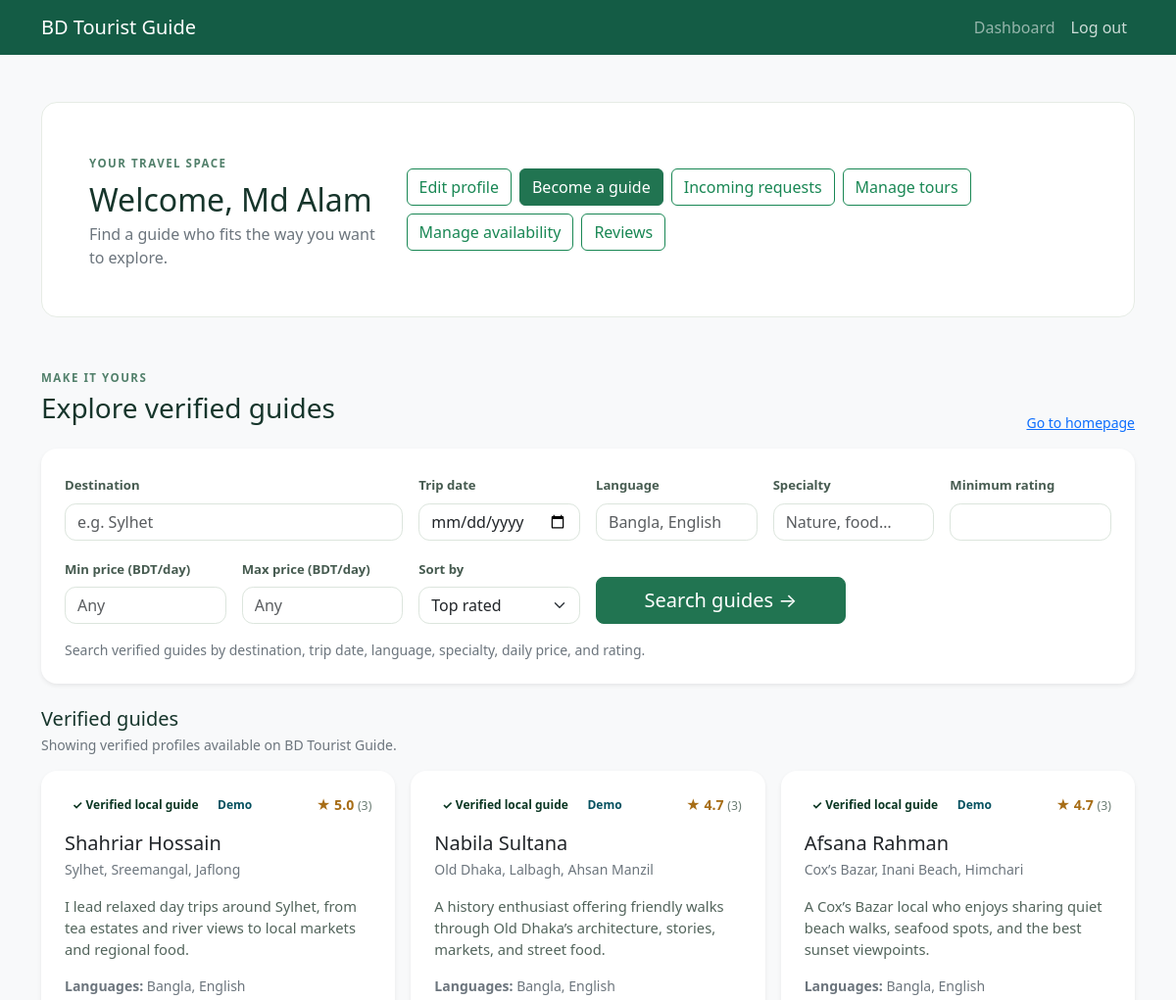
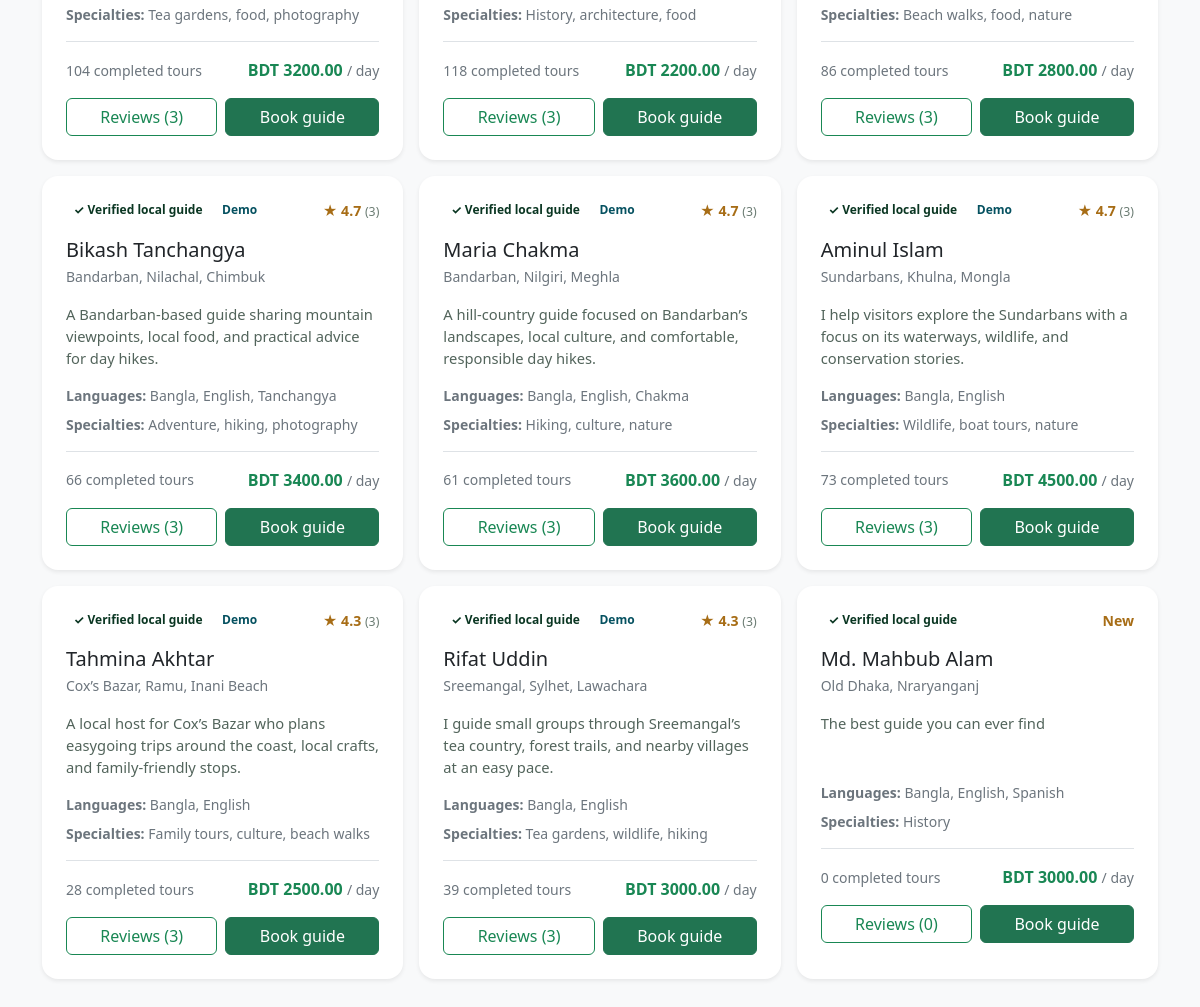
Screenshot of /accounts/dashboard/ (signed in) with the database file from the repository (2 pictures, top to bottom).
### accounts/models.py (models this page shows, shortened)
class User(AbstractUser):
    objects = UserManager()
    REQUIRED_FIELDS = ["email", "first_name", "last_name"]
    class Role(models.TextChoices):
        TRAVELER = "traveler", "Traveler"
        GUIDE = "guide", "Guide"
        ADMIN = "admin", "Administrator"
    email = models.EmailField(unique=True)
    role = models.CharField(max_length=20, choices=Role.choices, default=Role.TRAVELER)
    is_email_verified = models.BooleanField(default=False)
    failed_login_attempts = models.PositiveSmallIntegerField(default=0)
    locked_until = models.DateTimeField(blank=True, null=True)

class GuideApplication(models.Model):
    class Status(models.TextChoices):
        PENDING = "pending", "Pending Review"
        VERIFIED = "verified", "Verified"
        REJECTED = "rejected", "Rejected"
    user = models.ForeignKey(
        User, on_delete=models.CASCADE, related_name="guide_applications"
    )
    full_name = models.CharField(max_length=160)
    bio = models.TextField(max_length=2000)
    languages = models.CharField(max_length=300, help_text="Separate languages with commas")
    areas_covered = models.CharField(
        max_length=500, help_text="Separate destinations with commas"
    )
    specialties = models.CharField(
        max_length=500, blank=True, help_text="For example, history, food, nature"
    )
    daily_rate = models.DecimalField(
        max_digits=10,
        decimal_places=2,
        validators=[MinValueValidator(1)],
    )
    average_rating = models.DecimalField(max_digits=2, decimal_places=1, default=0)
    review_count = models.PositiveIntegerField(default=0)
    completed_tours = models.PositiveIntegerField(default=0)
    is_demo = models.BooleanField(default=False, db_index=True)
    max_group_size = models.PositiveSmallIntegerField(
        validators=[MinValueValidator(1), MaxValueValidator(100)]
    )
    profile_photo = models.FileField(
        upload_to=guide_upload_path,
        validators=[FileExtensionValidator(["jpg", "jpeg", "png"])],
    )
    id_document = models.FileField(
        upload_to=guide_upload_path,
        validators=[FileExtensionValidator(["jpg", "jpeg", "png", "pdf"])],
    )
    license_document = models.FileField(
        upload_to=guide_upload_path,
        validators=[FileExtensionValidator(["jpg", "jpeg", "png", "pdf"])],
        blank=True,
    )
    status = models.CharField(
        max_length=20, choices=Status.choices, default=Status.PENDING
    )
    rejection_reason = models.TextField(blank=True)
    reviewed_by = models.ForeignKey(
        User,
        on_delete=models.SET_NULL,
        related_name="reviewed_guide_applications",
        blank=True,
        null=True,
    )
    reviewed_at = models.DateTimeField(blank=True, null=True)
    created_at = models.DateTimeField(auto_now_add=True)
    updated_at = models.DateTimeField(auto_now=True)
    class Meta:
        ordering = ["created_at"]

### accounts/views.py (the view)
# urls.py: path("dashboard/", views.dashboard, name="dashboard"),
@login_required
def dashboard(request):
    expire_pending_booking_requests()
    context = guide_search_context(request)
    context["my_bookings"] = BookingRequest.objects.filter(
        traveler=request.user
    ).select_related("guide_application")[:5]
    guide_application = GuideApplication.objects.filter(
        user=request.user,
        status=GuideApplication.Status.VERIFIED,
    ).first()
    context["guide_pending_bookings"] = (
        BookingRequest.objects.filter(
            guide_application=guide_application,
            status=BookingRequest.Status.PENDING,
        ).select_related("traveler")[:5]
        if guide_application
        else []
    )
    context["has_verified_guide_profile"] = bool(guide_application)
    context["guide_unanswered_reviews"] = (
        GuideReview.objects.filter(
            guide_application=guide_application,
            guide_reply="",
        ).count()
        if guide_application
        else 0
    )
    return render(request, "accounts/dashboard.html", context)

### accounts/forms.py (called while the page is built)
    def clean(self):
        cleaned_data = super().clean()
        minimum = cleaned_data.get("min_price")
        maximum = cleaned_data.get("max_price")
        if minimum is not None and maximum is not None and minimum > maximum:
            self.add_error("max_price", "Maximum price must be at least the minimum price.")
        trip_date = cleaned_data.get("date")
        if trip_date and trip_date < timezone.localdate():
            self.add_error("date", "Choose today or a future date.")
        return cleaned_data

### accounts/services.py (called while the page is built, shortened)
def expire_pending_booking_requests(now=None):
    now = now or timezone.now()
    expiry_cutoff = now - timedelta(hours=24)
    candidate_ids = list(BookingRequest.objects.filter(
        status=BookingRequest.Status.PENDING,
        created_at__lte=expiry_cutoff,
    ).values_list("pk", flat=True))
    expired_notifications = []
    return len(expired_notifications)

### templates/accounts/dashboard.html (shortened to what this page needs)
{% extends "base.html" %}
{% block content %}
<section class="dashboard-welcome rounded-4 p-4 p-lg-5 mb-5">
  <div class="d-flex flex-column flex-md-row justify-content-between align-items-md-center gap-3">
    <div><span class="eyebrow">YOUR TRAVEL SPACE</span><h1 class="h2 mt-2 mb-1">Welcome{% if user.get_full_name %}, {{ user.get_full_name }}{% endif %}</h1><p class="text-secondary mb-0">{% if user.get_full_name %}Find a guide who fits the way you want to explore.{% else %}Add your name to personalize your dashboard.{% endif %}</p></div>
    <div class="d-flex gap-2 flex-wrap"><a class="btn btn-outline-success" href="{% url 'accounts:edit_profile' %}">Edit profile</a>{% if user.role == "traveler" or user.role == "guide" %}<a class="btn btn-success" href="{% url 'accounts:apply_as_guide' %}">Become a guide</a>{% endif %}{% if has_verified_guide_profile %}<a class="btn btn-outline-success" href="{% url 'accounts:guide_booking_requests' %}">Incoming requests</a><a class="btn btn-outline-success" href="{% url 'accounts:guide_trips' %}">Manage tours</a><a class="btn btn-outline-success" href="{% url 'accounts:manage_guide_availability' %}">Manage availability</a><a class="btn btn-outline-success" href="{% url 'accounts:guide_received_reviews' %}">Reviews</a>{% endif %}</div>
  </div>
</section>
<section><div class="section-heading mb-3"><div><span class="eyebrow">MAKE IT YOURS</span><h2 class="h3 mt-1">Explore verified guides</h2></div><a class="small" href="{% url 'home' %}">Go to homepage</a></div>{% include "accounts/guide_search_panel.html" %}</section>
{% endblock %}

### templates/accounts/guide_search_panel.html (shortened to what this page needs)
<form method="get" action="" class="search-panel card border-0 shadow-sm mb-4">
  <div class="card-body p-3 p-lg-4">
    <div class="row g-3 align-items-end">
      <div class="col-12 col-md-6 col-lg-4"><label class="form-label" for="id_destination">Destination</label>{{ search_form.destination }}</div>
      <div class="col-6 col-md-3 col-lg-2"><label class="form-label" for="id_date">Trip date</label>{{ search_form.date }}{% for error in search_form.date.errors %}<div class="text-danger small">{{ error }}</div>{% endfor %}</div>
      <div class="col-6 col-md-3 col-lg-2"><label class="form-label" for="id_language">Language</label>{{ search_form.language }}</div>
      <div class="col-6 col-md-4 col-lg-2"><label class="form-label" for="id_specialty">Specialty</label>{{ search_form.specialty }}</div>
      <div class="col-6 col-md-4 col-lg-2"><label class="form-label" for="id_min_rating">Minimum rating</label>{{ search_form.min_rating }}</div>
      <div class="col-6 col-md-4 col-lg-2"><label class="form-label" for="id_min_price">Min price (BDT/day)</label>{{ search_form.min_price }}</div>
      <div class="col-6 col-md-4 col-lg-2"><label class="form-label" for="id_max_price">Max price (BDT/day)</label>{{ search_form.max_price }}</div>
      <div class="col-6 col-md-4 col-lg-2"><label class="form-label" for="id_sort">Sort by</label>{{ search_form.sort }}</div>
      <div class="col-12 col-lg-3"><button class="btn btn-success btn-lg w-100" type="submit">Search guides <span aria-hidden="true">→</span></button></div>
    </div>
    <p class="small text-secondary mt-3 mb-0">Search verified guides by destination, trip date, language, specialty, daily price, and rating.</p>
  </div>
</form>
<div class="d-flex justify-content-between align-items-end mb-3"><div><h3 class="h5 mb-1">{% if has_search %}Matching guides{% else %}Verified guides{% endif %}</h3><p class="small text-secondary mb-0">Showing verified profiles available on BD Tourist Guide.</p></div></div>
{% if guides %}<div class="row g-3">{% for guide in guides %}<div class="col-md-6 col-xl-4"><article class="guide-card card h-100 border-0 shadow-sm"><div class="card-body p-4"><div class="d-flex justify-content-between align-items-start gap-2"><div class="d-flex gap-1 flex-wrap"><span class="badge text-bg-success-subtle text-success-emphasis">✓ Verified local guide</span>{% if guide.is_demo %}<span class="badge text-bg-info-subtle text-info-emphasis">Demo</span>{% endif %}</div><span class="guide-rating">{% if guide.review_count %}★ {{ guide.average_rating|floatformat:1 }} <small>({{ guide.review_count }})</small>{% else %}New{% endif %}</span></div><h4 class="h5 mt-3 mb-1">{{ guide.full_name }}</h4><p class="small text-secondary mb-3">{{ guide.areas_covered }}</p><p class="guide-bio">{{ guide.bio|truncatewords:24 }}</p><p class="small text-secondary mb-2"><strong>Languages:</strong> {{ guide.languages }}</p><p class="small text-secondary mb-3"><strong>Specialties:</strong> {{ guide.specialties|default:"Local highlights" }}</p><div class="d-flex justify-content-between align-items-center border-top pt-3"><span class="small text-secondary">{{ guide.completed_tours }} completed tours</span><strong class="text-success">BDT {{ guide.daily_rate }} <small class="text-secondary fw-normal">/ day</small></strong></div><div class="d-flex gap-2 mt-3"><a class="btn btn-outline-success flex-fill" href="{% url 'accounts:guide_reviews' guide.pk %}">Reviews ({{ guide.review_count }})</a><a class="btn btn-success flex-fill" href="{% url 'accounts:book_guide' guide.pk %}?start_date={{ trip_date }}&end_date={{ trip_date }}">Book guide</a></div></div></article></div>{% endfor %}</div>{% endif %}

### static/css/site.css (style rules this page uses)
:root { --forest: #145c45; --leaf: #dcefe4; --ink: #16352b; --muted: #6b7c73; --sand: #f3f1e7; }
body { color: var(--ink); background: #f7f9f6 !important; }
.eyebrow { color: #52806b; font-size: 0.72rem; font-weight: 750; letter-spacing: 0.13em; }
.section-heading { display: flex; align-items: end; justify-content: space-between; gap: 1rem; }
.search-panel, .guide-card { border-radius: 1rem; }
.search-panel .form-label { color: #465b50; font-size: 0.82rem; font-weight: 650; }
.search-panel .form-control, .search-panel .form-select { border-color: #dce5dd; border-radius: 0.7rem; }
.btn-success { --bs-btn-bg: #217451; --bs-btn-border-color: #217451; --bs-btn-hover-bg: #185e40; --bs-btn-hover-border-color: #185e40; }
.guide-card { transition: transform 160ms ease, box-shadow 160ms ease; }
.guide-rating { color: #a76d16; font-size: 0.88rem; font-weight: 700; }
.guide-rating small { color: var(--muted); font-weight: 500; }
.guide-bio { min-height: 3.4rem; color: #52645b; font-size: 0.92rem; }
.empty-state, .dashboard-welcome { border: 1px solid #e6ece5; background: #fff; }

### rows the page displays
User: get_full_name "Md Alam"
GuideApplication: is_demo "Demo", average_rating "5.0", review_count "3", full_name "Shahriar Hossain", areas_covered "Sylhet, Sreemangal, Jaflong", bio "I lead relaxed day trips around Sylhet, from tea estates and river views to local markets and regional food.", languages "Bangla, English", specialties "Tea gardens, food, photography", completed_tours "104", daily_rate "3200.00"
GuideApplication: is_demo "Demo", average_rating "4.7", review_count "3", full_name "Nabila Sultana", areas_covered "Old Dhaka, Lalbagh, Ahsan Manzil", bio "A history enthusiast offering friendly walks through Old Dhaka’s architecture, stories, markets, and street food.", languages "Bangla, English", specialties "History, architecture, food", completed_tours "118", daily_rate "2200.00"
GuideApplication: is_demo "Demo", average_rating "4.7", review_count "3", full_name "Afsana Rahman", areas_covered "Cox’s Bazar, Inani Beach, Himchari", bio "A Cox’s Bazar local who enjoys sharing quiet beach walks, seafood spots, and the best sunset viewpoints.", languages "Bangla, English", specialties "Beach walks, food, nature", completed_tours "86", daily_rate "2800.00"
GuideApplication: is_demo "Demo", average_rating "4.7", review_count "3", full_name "Bikash Tanchangya", areas_covered "Bandarban, Nilachal, Chimbuk", bio "A Bandarban-based guide sharing mountain viewpoints, local food, and practical advice for day hikes.", languages "Bangla, English, Tanchangya", specialties "Adventure, hiking, photography", completed_tours "66", daily_rate "3400.00"
GuideApplication: is_demo "Demo", average_rating "4.7", review_count "3", full_name "Maria Chakma", areas_covered "Bandarban, Nilgiri, Meghla", bio "A hill-country guide focused on Bandarban’s landscapes, local culture, and comfortable, responsible day hikes.", languages "Bangla, English, Chakma", specialties "Hiking, culture, nature", completed_tours "61", daily_rate "3600.00"
GuideApplication: is_demo "Demo", average_rating "4.7", review_count "3", full_name "Aminul Islam", areas_covered "Sundarbans, Khulna, Mongla", bio "I help visitors explore the Sundarbans with a focus on its waterways, wildlife, and conservation stories.", languages "Bangla, English", specialties "Wildlife, boat tours, nature", completed_tours "73", daily_rate "4500.00"
GuideApplication: is_demo "Demo", average_rating "4.3", review_count "3", full_name "Tahmina Akhtar", areas_covered "Cox’s Bazar, Ramu, Inani Beach", bio "A local host for Cox’s Bazar who plans easygoing trips around the coast, local crafts, and family-friendly stops.", languages "Bangla, English", specialties "Family tours, culture, beach walks", completed_tours "28", daily_rate "2500.00"
GuideApplication: is_demo "Demo", average_rating "4.3", review_count "3", full_name "Rifat Uddin", areas_covered "Sreemangal, Sylhet, Lawachara", bio "I guide small groups through Sreemangal’s tea country, forest trails, and nearby villages at an easy pace.", languages "Bangla, English", specialties "Tea gardens, wildlife, hiking", completed_tours "39", daily_rate "3000.00"
GuideApplication: shows "New", full_name "Md. Mahbub Alam", areas_covered "Old Dhaka, Nraryanganj", bio "The best guide you can ever find", languages "Bangla, English, Spanish", specialties "History", completed_tours "0", daily_rate "3000.00", review_count "0"
